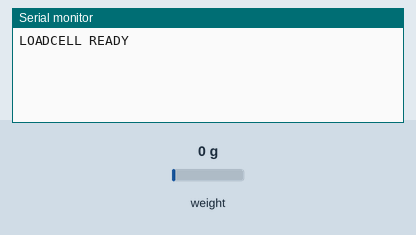
A sketch run on a simulated Arduino Uno, built with avr-gcc and run on an emulated ATmega328P. Parts: the last lines printed to the serial monitor. The test bench sets the inputs (shaded band); at power-on: weight on the scale 0 g.

Above: at 4.2 s.
4.3 s: weight on the scale set to 100 g
At 7.1 s:
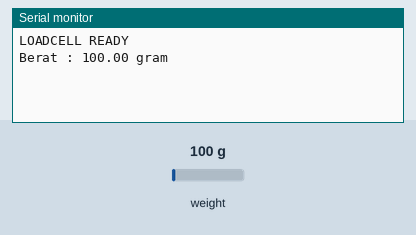
11.5 s: weight on the scale set to 1250 g
At 14.5 s:
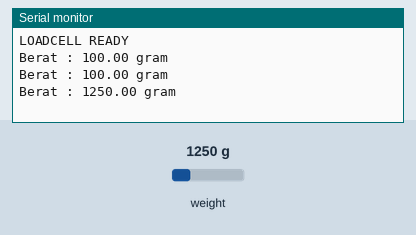

Measured:
- after the input at 4.3 s, the serial monitor: prints a new line after 1.7 s (image 1)
- after the input at 11.5 s, the serial monitor: prints a new line after 2.5 s (image 2)

The sketch:

loadcell.ino
```cpp
#include "HX711.h"

#define DT 16
#define SCK 17

HX711 scale;

// calibration factor final
float calibration_factor = -1050.0;

void setup() {

  Serial.begin(115200);

  scale.begin(DT, SCK);

  delay(2000);

  // reset nol
  scale.tare();

  // set kalibrasi
  scale.set_scale(calibration_factor);

  Serial.println("LOADCELL READY");

}

void loop() {

  // averaging lebih stabil
  float berat = scale.get_units(30);

  // hilangkan noise kecil
  if(abs(berat) < 1){

    berat = 0;

  }

  Serial.print("Berat : ");
  Serial.print(berat);
  Serial.println(" gram");

  delay(1000);

}
```
